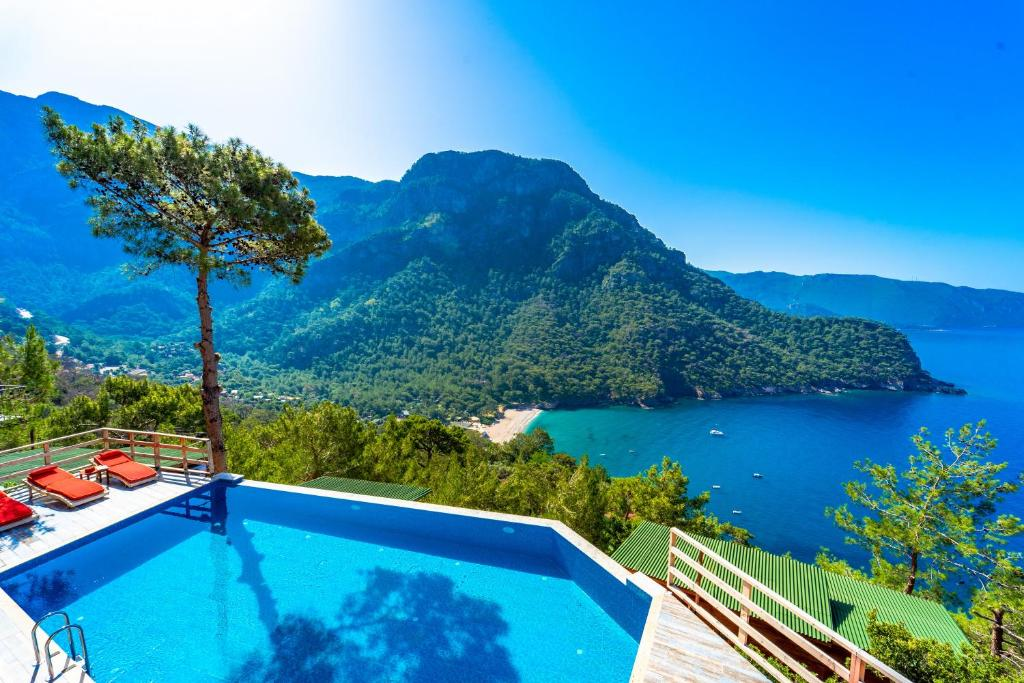
#> input picture Week_4_Image_Threshold_and_Equalization_Histogram/manzara.jpg, 1024 x 683 px
$ jupyter execute Image_Threshold_with_different_techniques.ipynb
#> lines starting #> are read from the running program, lines starting #| are printed output that depends on the picture; after the words box and inside, x2 and y2 are one past the last pixel; in counts of white or black regions, pixels touching at a corner belong together
[cell 1]
import cv2
import numpy as np
import matplotlib.pyplot as plt

[cell 2]
my_img_rgb= cv2.imread("./manzara.jpg",1)
#> my_img_rgb is the input picture: shape (683, 1024, 3); mean B, G, R 175.4, 141.9, 61.9
my_img_gray=cv2.cvtColor(my_img_rgb, cv2.COLOR_BGR2GRAY)
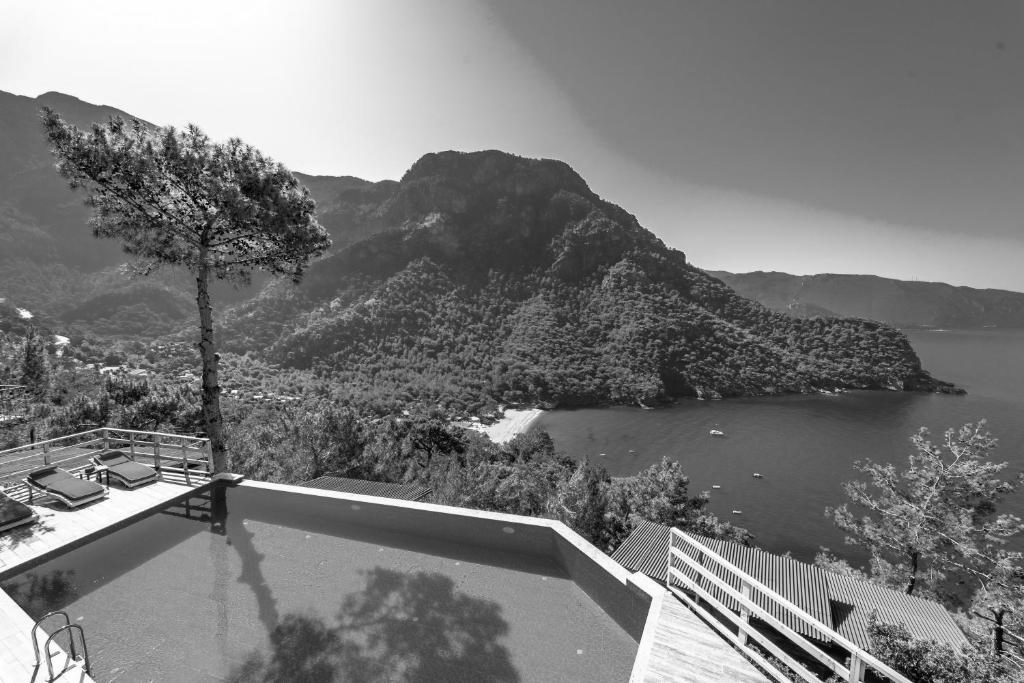
#> my_img_gray: shape (683, 1024); min 0, max 255, mean 121.8

[cell 3]
_, my_thresh_binary = cv2.threshold(my_img_gray, thresh=128,maxval=255,type=cv2.THRESH_BINARY)
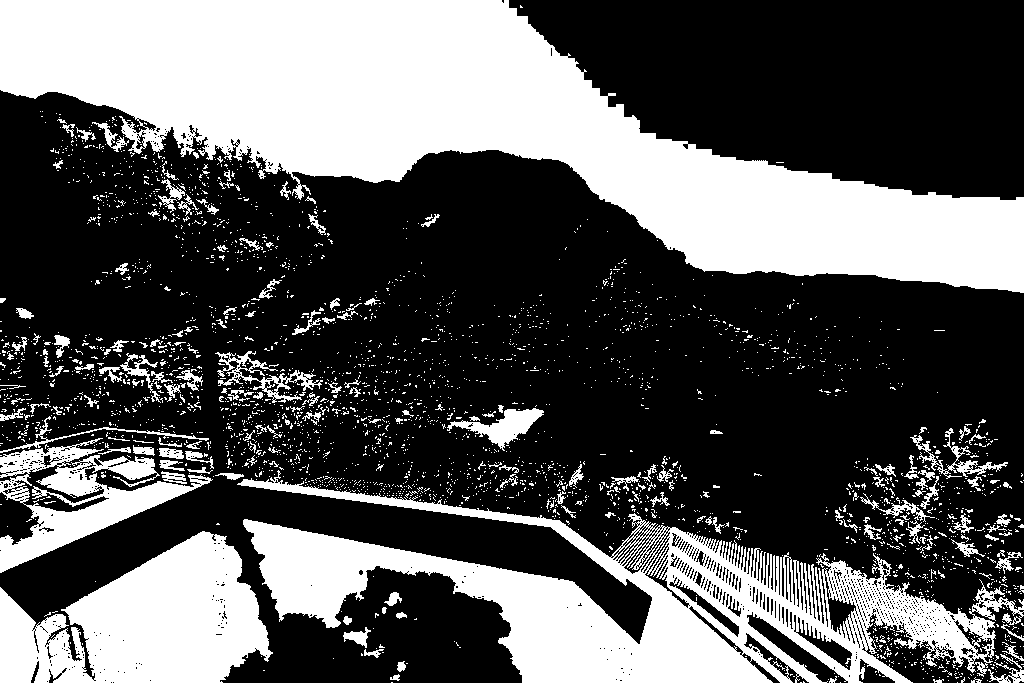
#> my_thresh_binary: shape (683, 1024); 34.8% white; 3081 white regions (2898 under 20 px), largest, box (x1, y1, x2, y2) and area: (0, 0, 1024, 293) 127034, (237, 470, 1024, 683) 55834, (0, 531, 273, 683) 26167

[cell 4]
fig = plt.figure(figsize=(10,7))
rows=1
columns=2

fig.add_subplot(rows,columns,1)
plt.imshow(my_img_gray, cmap="gray")
plt.axis('off')
plt.title("Original Image")

fig.add_subplot(rows, columns,2)
plt.imshow(my_thresh_binary, cmap="gray")
plt.axis('off')
plt.title("BINARY THRESHOLDİNG IMAGE")
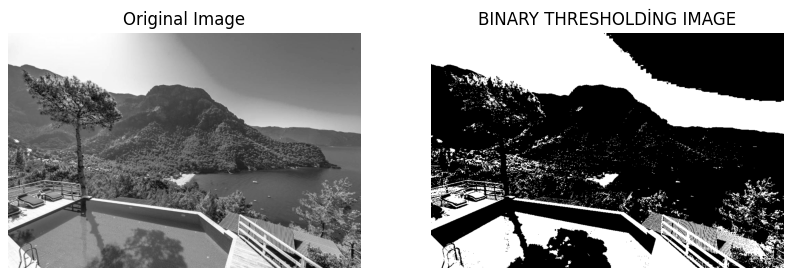
#> figure drawn by matplotlib, 2 panels

[cell 5]
_, my_thresh_binary_inv = cv2.threshold(my_img_gray, thresh=128,maxval=255,type=cv2.THRESH_BINARY_INV)

[cell 6]
fig = plt.figure(figsize=(10,7))
rows=1
columns=3

fig.add_subplot(rows,columns,1)
plt.imshow(my_img_gray, cmap="gray")
plt.axis('off')
plt.title("Original Image")

fig.add_subplot(rows, columns,2)
plt.imshow(my_thresh_binary, cmap="gray")
plt.axis('off')
plt.title("BINARY THRESHOLDİNG IMAGE")

fig.add_subplot(rows, columns,3)
plt.imshow(my_thresh_binary_inv, cmap="gray")
plt.axis('off')
plt.title("BINARY INV THRESHOLDİNG IMAGE")
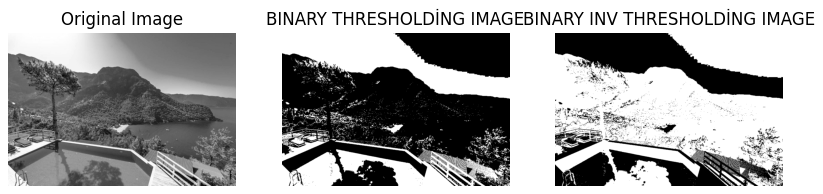
#> figure drawn by matplotlib, 3 panels

[cell 7]
_, my_thresh_trunc = cv2.threshold(my_img_gray, thresh=128,maxval=255,type=cv2.THRESH_TRUNC)
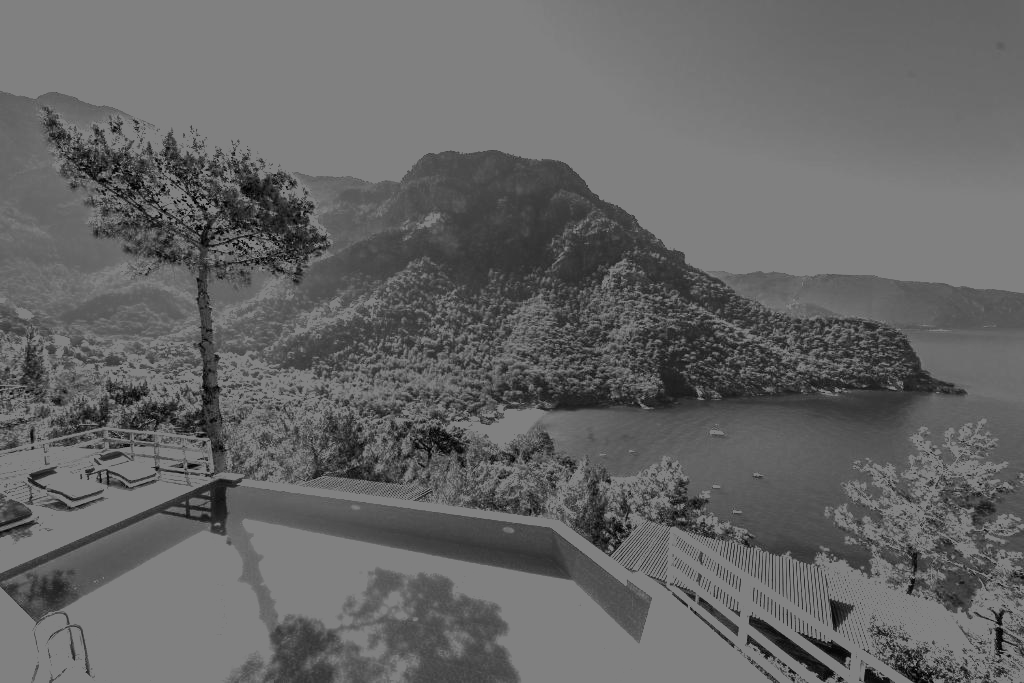
#> my_thresh_trunc: shape (683, 1024); min 0, max 128, mean 101.5

[cell 8]
fig = plt.figure(figsize=(10,7))
rows=2
columns=2

fig.add_subplot(rows,columns,1)
plt.imshow(my_img_gray, cmap="gray")
plt.axis('off')
plt.title("Original Image")

fig.add_subplot(rows, columns,2)
plt.imshow(my_thresh_binary, cmap="gray")
plt.axis('off')
plt.title("BINARY THRESHOLDİNG IMAGE")

fig.add_subplot(rows, columns,3)
plt.imshow(my_thresh_binary_inv, cmap="gray")
plt.axis('off')
plt.title("BINARY INV THRESHOLDİNG IMAGE")

fig.add_subplot(rows, columns,4)
plt.imshow(my_thresh_trunc, cmap="gray")
plt.axis('off')
plt.title("BINARY THRESHOLDİNG IMAGE")

[cell 9]
_, my_thresh_tozero = cv2.threshold(my_img_gray, thresh=128,maxval=255,type=cv2.THRESH_TOZERO)
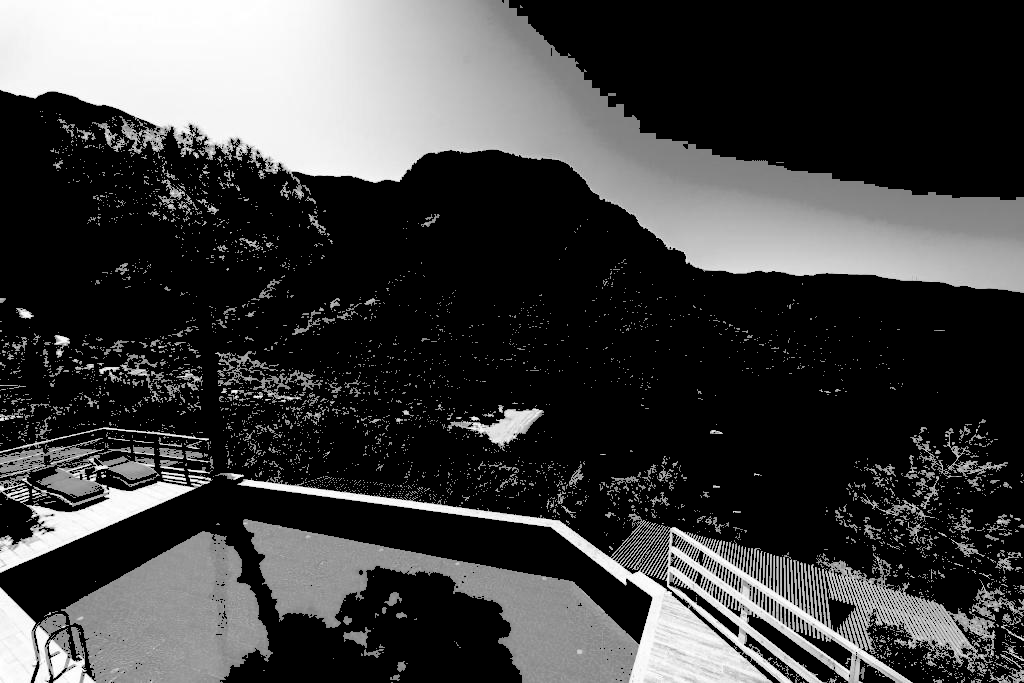
#> my_thresh_tozero: shape (683, 1024); min 0, max 255, mean 64.9
_, my_thresh_tozero_inv = cv2.threshold(my_img_gray, thresh=128,maxval=255,type=cv2.THRESH_TOZERO_INV)
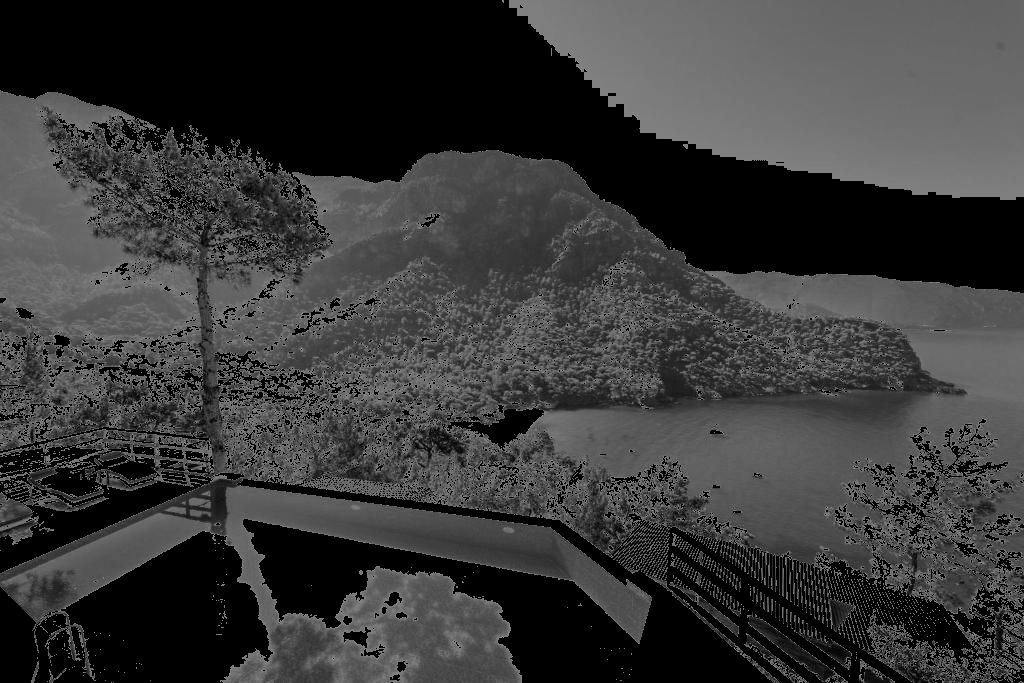
#> my_thresh_tozero_inv: shape (683, 1024); min 0, max 128, mean 56.9

[cell 10]
fig = plt.figure(figsize=(15,7))
rows=2
columns=3

fig.add_subplot(rows,columns,1)
plt.imshow(my_img_gray, cmap="gray")
plt.axis('off')
plt.title("Original Image")

fig.add_subplot(rows, columns,2)
plt.imshow(my_thresh_binary, cmap="gray")
plt.axis('off')
plt.title("BINARY THRESHOLDİNG IMAGE")

fig.add_subplot(rows, columns,3)
plt.imshow(my_thresh_binary_inv, cmap="gray")
plt.axis('off')
plt.title("BINARY INV THRESHOLDİNG IMAGE")

fig.add_subplot(rows, columns,4)
plt.imshow(my_thresh_trunc, cmap="gray")
plt.axis('off')
plt.title("TRUNC THRESHOLDİNG IMAGE")

fig.add_subplot(rows, columns,5)
plt.imshow(my_thresh_tozero, cmap="gray")
plt.axis('off')
plt.title("TOZERO THRESHOLDİNG IMAGE")

fig.add_subplot(rows, columns,6)
plt.imshow(my_thresh_tozero_inv, cmap="gray")
plt.axis('off')
plt.title("TOZERO INV THRESHOLDİNG IMAGE")

[cell 11]
fig = plt.figure(figsize=(15,7))
rows=2
columns=3

fig.add_subplot(rows,columns,1)
plt.imshow(my_img_gray, cmap="gray")
plt.axis('off')
plt.title("Original Image")

fig.add_subplot(rows, columns,2)
plt.imshow(my_thresh_binary, cmap="gray")
plt.axis('off')
plt.title("BINARY THRESHOLDİNG IMAGE")

fig.add_subplot(rows, columns,3)
plt.imshow(my_thresh_binary_inv, cmap="gray")
plt.axis('off')
plt.title("BINARY INV THRESHOLDİNG IMAGE")

fig.add_subplot(rows, columns,4)
plt.imshow(my_thresh_trunc, cmap="gray")
plt.axis('off')
plt.title("TRUNC THRESHOLDİNG IMAGE")

fig.add_subplot(rows, columns,5)
plt.imshow(my_thresh_tozero, cmap="gray")
plt.axis('off')
plt.title("TOZERO THRESHOLDİNG IMAGE")

fig.add_subplot(rows, columns,6)
plt.imshow(my_thresh_tozero_inv, cmap="gray")
plt.axis('off')
plt.title("TOZERO INV THRESHOLDİNG IMAGE")

plt.tight_layout()
plt.savefig("./my_all_threshold_techniques.png",dpi=300)
plt.show()

$ run again, with Week_4_Image_Threshold_and_Equalization_Histogram/cameramann.png saved as Week_4_Image_Threshold_and_Equalization_Histogram/manzara.jpg
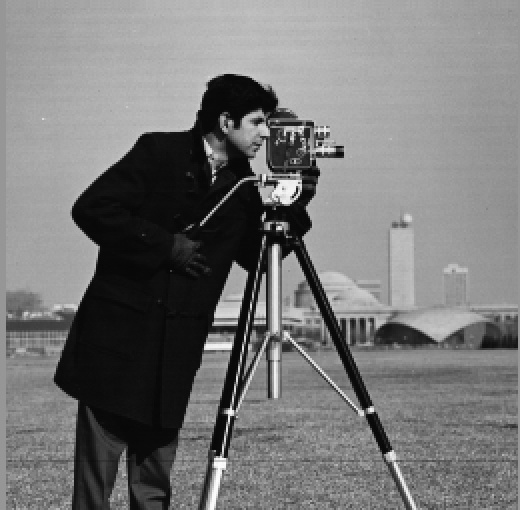
#> input picture Week_4_Image_Threshold_and_Equalization_Histogram/cameramann.png, 520 x 510 px
#> my_img_rgb is the input picture: shape (510, 520, 3); min 1, max 255, mean 119.2
#> `_, my_thresh_binary = cv2.threshold(my_img_gray, thresh=128,maxval=255..`:
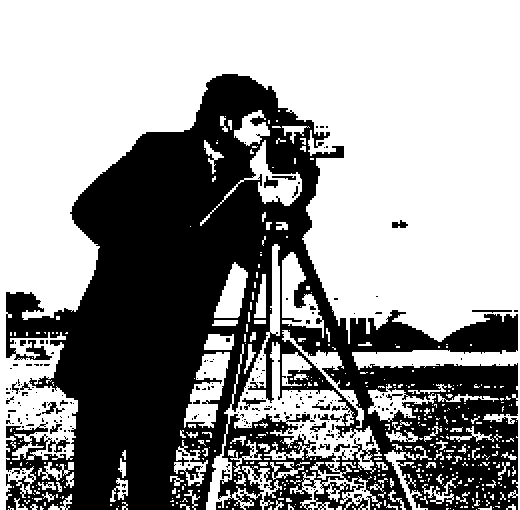
#> my_thresh_binary: shape (510, 520); 59.7% white; 260 black regions (233 under 20 px), largest, box (x1, y1, x2, y2) and area: (6, 74, 518, 510) 104682, (242, 398, 266, 410) 103, (42, 402, 65, 414) 99
#> `_, my_thresh_tozero_inv = cv2.threshold(my_img_gray, thresh=128,maxval..`:
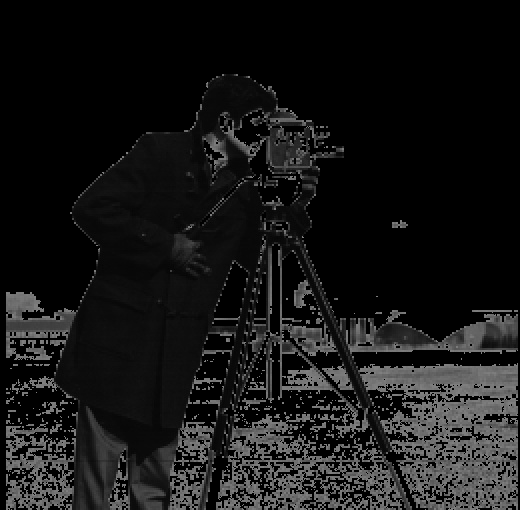
#> my_thresh_tozero_inv: shape (510, 520); min 0, max 128, mean 22.1
